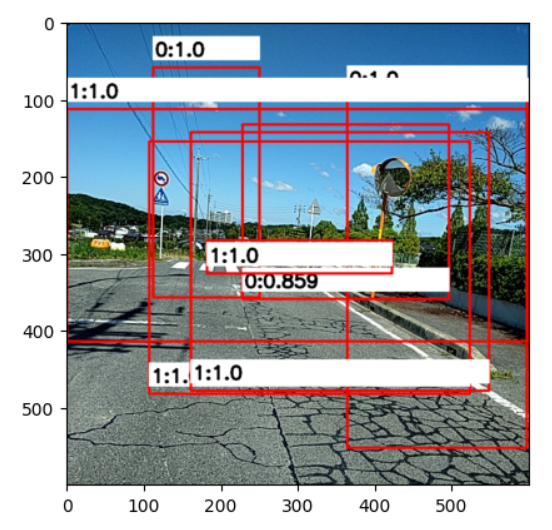
#> input picture 画像認識_インターン/SSDモデル/test.png, 552 x 530 px, given in place of Adachi_20170906093835.jpg, which was not available
$ python draw_dbox.py
#> lines starting #> are read from the running program, lines starting #| are printed output that depends on the picture; after the words box and inside, x2 and y2 are one past the last pixel; in counts of white or black regions, pixels touching at a corner belong together; pictures that were not available may be replaced by others from this repository, and a replacement may not be noted
#> further down, img is the input picture: shape (530, 552, 3); mean B, G, R 170.7, 163.7, 157.6
### defaultbox.py
#!/usr/bin/env python
# coding: utf-8

# In[42]:


import itertools
import math
import numpy as np

# In[43]:


def storage(cx,cy,w,h,result):
    x_min = cx - w/2
    y_min = cy - h/2
    x_max = cx + w/2
    y_max = cy + h/2
    result.append([x_min, y_min, x_max, y_max])
    return result

def get_defaultbox(image_size=(40, 40, 3), aspect=[], smin=0.4, smax=1.0, layers=[(5, 5), (3, 3), (1, 1)]):
#> called with image_size = (40, 40, 3), smin = 0.4, smax = 1
    result = []
    feature_maps = []#特徴量マップのサイズを集めること
    s_k = []
    Aspect = []#アスペクト比の値を保存する
    steps = []
    scales_min = []
    scales_max = []
    #result_c = []


    for layer in layers:
        s = image_size[0]/layer[0]
        txt = '{}'.format(s)
        _, txt = txt.split('.')
        if int(txt[0]) >= 5:
            s += 1
        steps.append(math.floor(s))

    if len(layers) == 1:
        s_k.append(1)
    else:#スケールを計算すること
        for i in range(len(layers)):
            s_k.append(smin + ((smax-smin)*i/(len(layers)-1)))

    for sk in s_k:
        scales_min.append(image_size[0] * sk)
    dummy = scales_min[1] - scales_min[0]
    for i in range(1, len(scales_min)):
        if i == (len(scales_min)-1):
            scales_max.append(scales_min[i])
            scales_max.append(scales_min[i] + dummy)
        else:
            scales_max.append(scales_min[i])

    if aspect == []:
        aspect = [2,3,1]
        Aspect = aspect

    else:
        #アスペクト比を計算すること
        for child in aspect:
            Aspect.append(child[0]/child[1])

    for length in layers:
        feature_maps.append(length[0])

    Aspect.remove(1)

    #特徴量マップのサイズを抽出すること
    for k, f in enumerate(feature_maps):
        for i, j in itertools.product(range(f), repeat=2):
            f_k = image_size[0] / steps[k]
            #fk = image_size[0]/f
            # デフォルトボックスの中央座標 x,yを計算し、具体的には論文にある
            cx = (j + 0.5) / f_k
            cy = (i + 0.5) / f_k
            sk = scales_min[k]/image_size[0]
            result = storage(cx, cy, sk, sk, result)
            sk_prime = math.sqrt(sk * (scales_max[k] / image_size[0]))
            result = storage(cx, cy, sk_prime, sk_prime, result)

            for temp in Aspect:
                """if temp == 1 and k != len(feature_maps)-1:
                    weight = math.sqrt(s_k[k]*s_k[k+1])
                    height = math.sqrt(s_k[k]*s_k[k+1])
                    #アスペクト比の特殊の[x_min,y_min,x_max,y_max]を追加すること
                    result = storage(cx,cy,weight,height,result)
                    weight = s_k[k]
                    height = s_k[k]
                    result = storage(cx,cy,weight,height,result)
                elif temp == 1 and k == len(feature_maps)-1:
                    weight = math.sqrt(s_k[k]*1.05)
                    height = math.sqrt(s_k[k]*1.05)
                    result = storage(cx,cy,weight,height,result)
                    weight = s_k[k]
                    height = s_k[k]
                    result = storage(cx,cy,weight,height,result)"""
                #else:
                weight = sk*math.sqrt(temp)
                height = sk/math.sqrt(temp)
                #一般的の[x_min,y_min,x_max,y_max]を追加すること
                #cx, cy, weight, height = np.clip(np.array([cx, cy, weight, height]), 0, 1)
                result = storage(cx,cy,weight,height,result)

                weight = sk/math.sqrt(temp)
                height = sk*math.sqrt(temp)
                #cx, cy, weight, height = np.clip(np.array([cx, cy, weight, height]), 0, 1)
                result = storage(cx,cy,weight,height,result)
            #result_c.append([cx*600, cy*600])
    result = np.array(result)
    result = np.clip(result, 0, 1)
    return result


# In[44]:


# [8 lines that do not run on import are left out]
    #for child in test:
        #print(child)

### 画像認識_インターン/SSDモデル/draw_dbox.py
import os
import cv2
#from buff.defaultbox import get_defaultbox
from defaultbox import get_defaultbox

import matplotlib.pyplot as plt
import glob
import numpy as np

def draw_rect(img, positions):
    positions = np.clip(positions, 0, 1)

    color = (255, 0, 0) # 矩形の色(RGB)。red
    linewidth = 2 # 線の太さ
    lineType = cv2.LINE_AA
    xresize = 600
    yresize = 600
    image = img

    for i in range(len(positions)):
        print(positions[i])
        #posx = positions[i][:2] #左上頂点座標
        #posy = positions[i][2:] #右上頂点座標
        xmin = int(positions[i][0]*xresize)
        ymin = int(positions[i][1]*yresize)
        xmax = int(positions[i][2]*xresize)
        ymax = int(positions[i][3]*yresize)
        #exit()

        #left, top = posx[0], posx[1] #矩形の左上の座標(x, y)をleft, topという変数に格納
        xpos,ypos = [xmin,ymin],[xmax,ymax]
        #print(xpos)
        #print(ypos)
        #表示するテキスト日本語と全角記号がNG　半角記号と英数字
        #print(xpos, ypos)
        image = cv2.rectangle(image,xpos,ypos,color,linewidth,lineType) #矩形表示
#> this loop made 210 passes
#> pass 1, in draw_rect, `image = cv2.rectangle(image,xpos,ypos,color,linewidth,lineType)`:
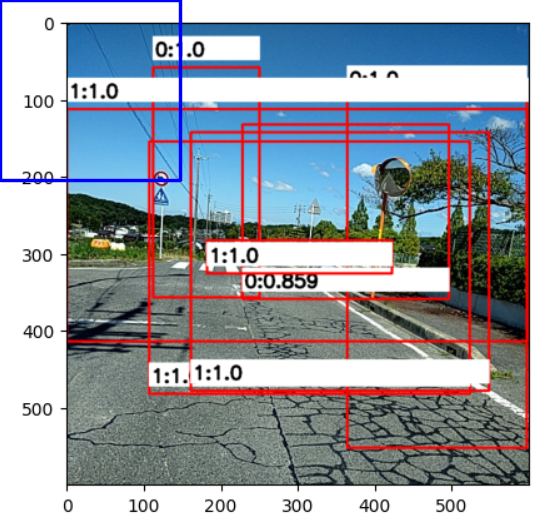
#> image: shape (530, 552, 3); 0.98% of pixels changed, all inside (x1, y1, x2, y2) = (0, 0, 183, 183)
#> pass 2, in draw_rect, `image = cv2.rectangle(image,xpos,ypos,color,linewidth,lineType)`:
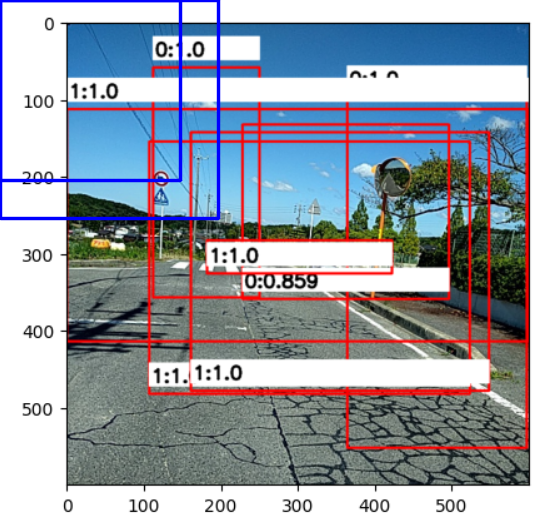
#> image: shape (530, 552, 3); 0.94% of pixels changed, all inside (x1, y1, x2, y2) = (0, 0, 221, 221)
#> pass 3, in draw_rect, `image = cv2.rectangle(image,xpos,ypos,color,linewidth,lineType)`:
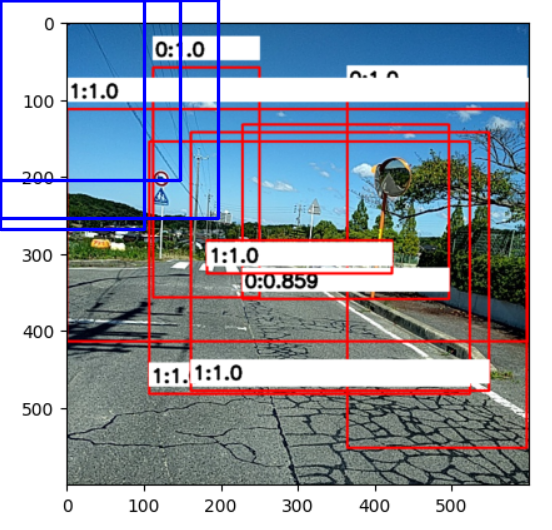
#> image: shape (530, 552, 3); 0.75% of pixels changed, all inside (x1, y1, x2, y2) = (0, 2, 147, 232)
#> after the loop:
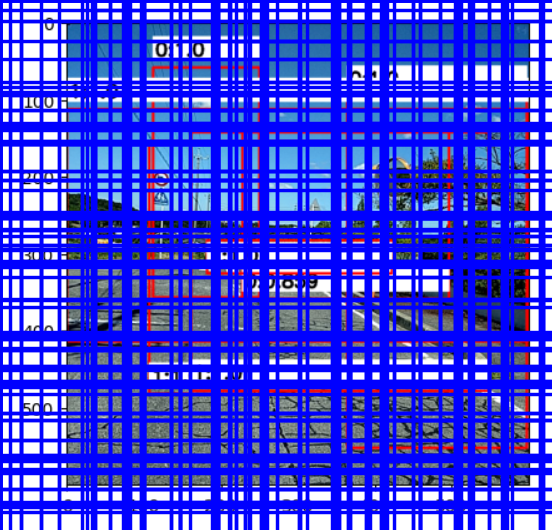
#> image: shape (530, 552, 3); mean B, G, R 222.9, 65.5, 61.4
    #exit()
    return image


img = cv2.imread(os.path.join('RDD2020_data', 'images', 'Adachi_20170906093835.jpg'))

img_size=(40,40,3)

dbox = get_defaultbox(
    image_size=img_size,
    aspect=[[1,1],[1,2],[1,3]],
    smin=0.4,
    smax=1.0,
    layers=[(5, 5), (3, 3), (1, 1)]
)

result = draw_rect(img, dbox)
cv2.imshow('img', result)
cv2.waitKey(0)

$ run again, on 画像認識_インターン/Models_with 99%_accuracy/test.png
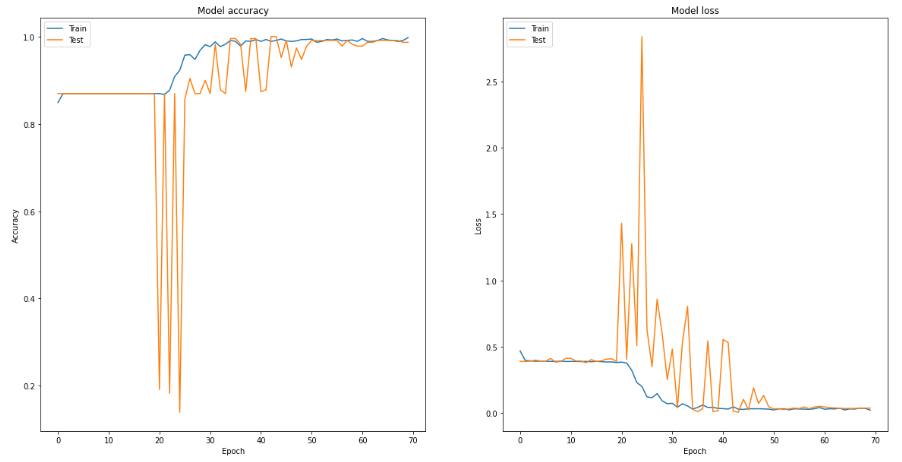
#> input picture 画像認識_インターン/Models_with 99%_accuracy/test.png, 902 x 462 px, given in place of Adachi_20170906093835.jpg, which was not available
#> img is the input picture: shape (462, 902, 3); mean B, G, R 249.9, 251.3, 252.8
#> the loop in draw_rect, `for i in range(len(positions)):` made 210 passes
#> pass 1, in draw_rect, `image = cv2.rectangle(image,xpos,ypos,color,linewidth,lineType)`:
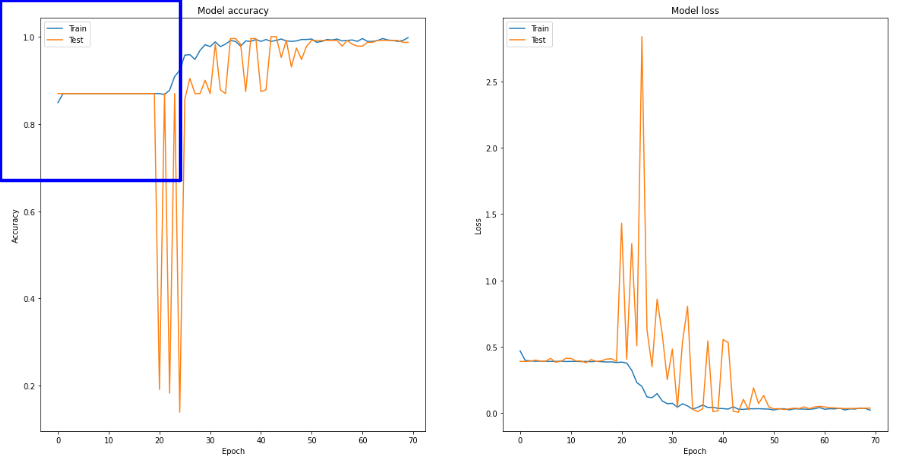
#> image: shape (462, 902, 3); 0.69% of pixels changed, all inside (x1, y1, x2, y2) = (0, 0, 183, 183)
#> after the loop in draw_rect, `for i in range(len(positions)):`:
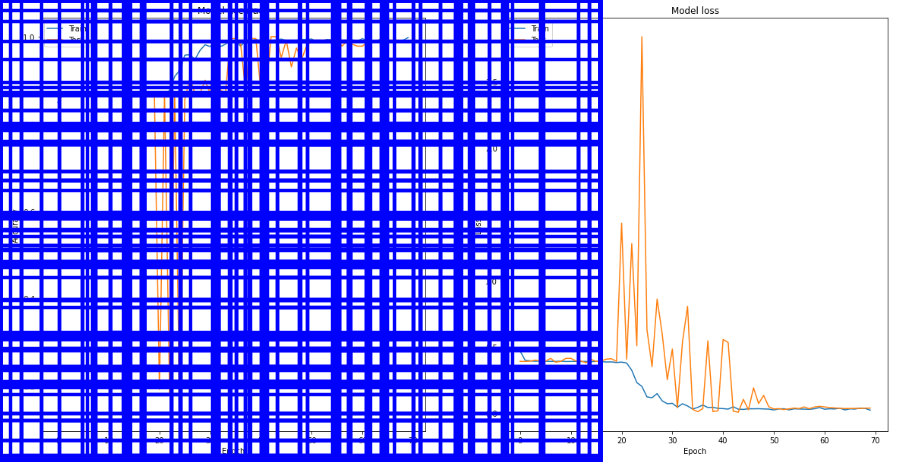
#> image: shape (462, 902, 3); mean B, G, R 251.8, 151, 152
